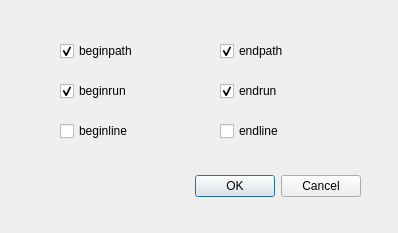
<?xml version="1.0" encoding="UTF-8"?>
<ui version="4.0">
 <class>dlgGcodeProp</class>
 <widget class="QDialog" name="dlgGcodeProp">
  <property name="geometry">
   <rect>
    <x>0</x>
    <y>0</y>
    <width>398</width>
    <height>233</height>
   </rect>
  </property>
  <property name="windowTitle">
   <string>Dialog</string>
  </property>
  <widget class="QDialogButtonBox" name="buttonBox">
   <property name="geometry">
    <rect>
     <x>20</x>
     <y>170</y>
     <width>341</width>
     <height>32</height>
    </rect>
   </property>
   <property name="orientation">
    <enum>Qt::Horizontal</enum>
   </property>
   <property name="standardButtons">
    <set>QDialogButtonBox::Cancel|QDialogButtonBox::Ok</set>
   </property>
  </widget>
  <widget class="QCheckBox" name="cbbeginpath">
   <property name="geometry">
    <rect>
     <x>60</x>
     <y>40</y>
     <width>88</width>
     <height>22</height>
    </rect>
   </property>
   <property name="text">
    <string>beginpath</string>
   </property>
   <property name="checked">
    <bool>true</bool>
   </property>
  </widget>
  <widget class="QCheckBox" name="cbbeginrun">
   <property name="geometry">
    <rect>
     <x>60</x>
     <y>80</y>
     <width>88</width>
     <height>22</height>
    </rect>
   </property>
   <property name="text">
    <string>beginrun</string>
   </property>
   <property name="checked">
    <bool>true</bool>
   </property>
  </widget>
  <widget class="QCheckBox" name="cbendpath">
   <property name="geometry">
    <rect>
     <x>220</x>
     <y>40</y>
     <width>88</width>
     <height>22</height>
    </rect>
   </property>
   <property name="text">
    <string>endpath</string>
   </property>
   <property name="checked">
    <bool>true</bool>
   </property>
  </widget>
  <widget class="QCheckBox" name="cbbeginline">
   <property name="geometry">
    <rect>
     <x>60</x>
     <y>120</y>
     <width>88</width>
     <height>22</height>
    </rect>
   </property>
   <property name="text">
    <string>beginline</string>
   </property>
  </widget>
  <widget class="QCheckBox" name="cbendline">
   <property name="geometry">
    <rect>
     <x>220</x>
     <y>120</y>
     <width>88</width>
     <height>22</height>
    </rect>
   </property>
   <property name="text">
    <string>endline</string>
   </property>
  </widget>
  <widget class="QCheckBox" name="cbendrun">
   <property name="geometry">
    <rect>
     <x>220</x>
     <y>80</y>
     <width>88</width>
     <height>22</height>
    </rect>
   </property>
   <property name="text">
    <string>endrun</string>
   </property>
   <property name="checked">
    <bool>true</bool>
   </property>
  </widget>
 </widget>
 <resources/>
 <connections>
  <connection>
   <sender>buttonBox</sender>
   <signal>accepted()</signal>
   <receiver>dlgGcodeProp</receiver>
   <slot>accept()</slot>
   <hints>
    <hint type="sourcelabel">
     <x>248</x>
     <y>254</y>
    </hint>
    <hint type="destinationlabel">
     <x>157</x>
     <y>274</y>
    </hint>
   </hints>
  </connection>
  <connection>
   <sender>buttonBox</sender>
   <signal>rejected()</signal>
   <receiver>dlgGcodeProp</receiver>
   <slot>reject()</slot>
   <hints>
    <hint type="sourcelabel">
     <x>316</x>
     <y>260</y>
    </hint>
    <hint type="destinationlabel">
     <x>286</x>
     <y>274</y>
    </hint>
   </hints>
  </connection>
 </connections>
</ui>
